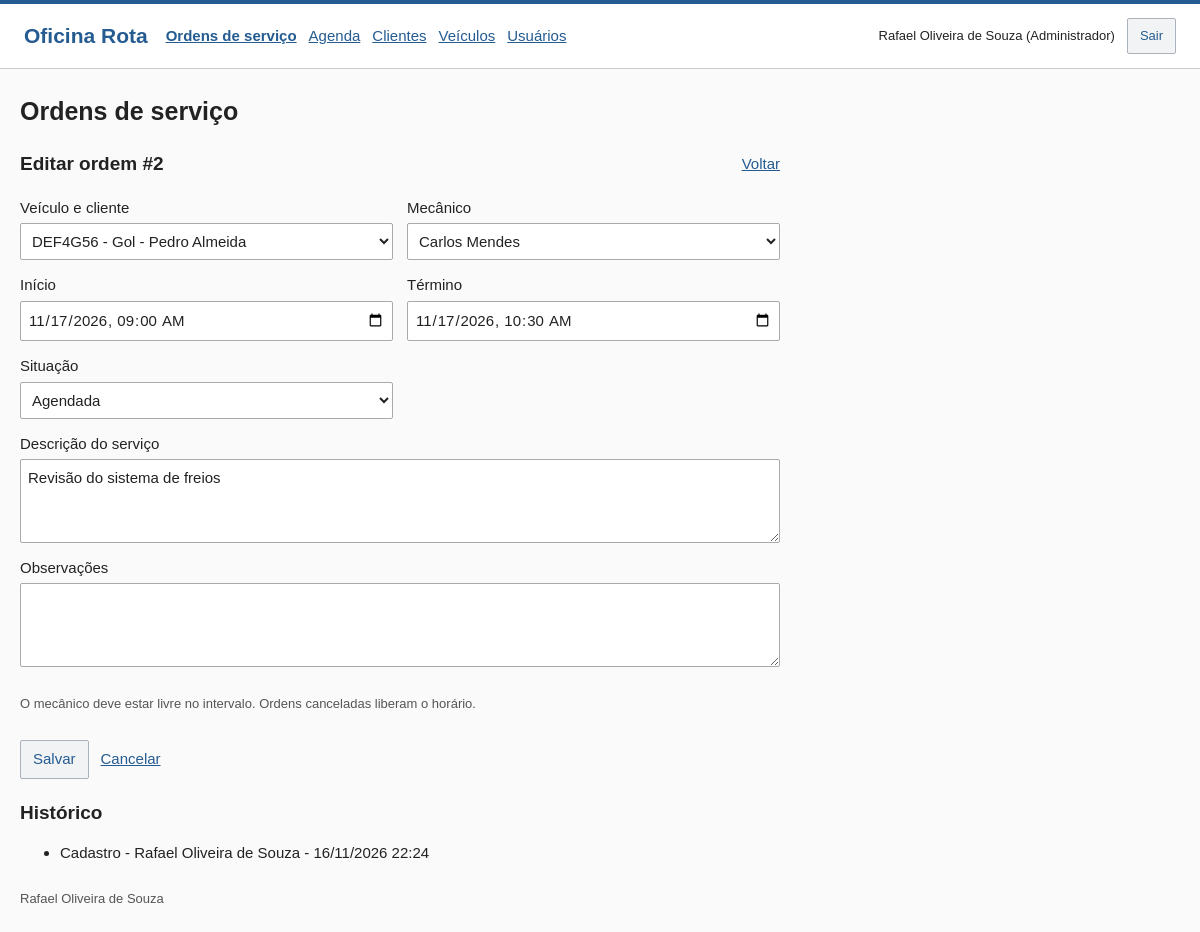
Page /index.php?pagina=ordens&editar=2 (signed in) on the committed database.
### tables this page shows
CREATE TABLE usuarios (
    id INT UNSIGNED AUTO_INCREMENT PRIMARY KEY,
    nome VARCHAR(100) NOT NULL,
    email VARCHAR(150) NOT NULL UNIQUE,
    senha VARCHAR(255) NOT NULL,
    perfil ENUM('administrador','mecanico') NOT NULL,
    ativo TINYINT(1) NOT NULL DEFAULT 1,
    criado_em TIMESTAMP NOT NULL DEFAULT CURRENT_TIMESTAMP
);

CREATE TABLE operacoes (
    id INT UNSIGNED AUTO_INCREMENT PRIMARY KEY,
    ordem_numero INT UNSIGNED NOT NULL,
    usuario_id INT UNSIGNED NOT NULL,
    acao ENUM('cadastro','atualizacao','exclusao') NOT NULL,
    antes LONGTEXT NULL,
    depois LONGTEXT NULL,
    criado_em TIMESTAMP NOT NULL DEFAULT CURRENT_TIMESTAMP,
    FOREIGN KEY (usuario_id) REFERENCES usuarios(id) ON DELETE RESTRICT,
    INDEX historico_ordem (ordem_numero)
);

### app/controllers/SistemaController.php (called while the page is built, shortened)
<?php
$pagina = texto($_GET, 'pagina', $usuario ? 'ordens' : 'login');
$editando = false;
$busca = texto($_GET, 'busca');
$data = texto($_GET, 'data', $pagina === 'agenda' ? date('Y-m-d') : '');
$isAdmin = $usuario && $usuario['perfil'] === 'administrador';
try {
    if (in_array($pagina, ['clientes', 'veiculos', 'ordens'], true) && $usuario) {
        $id = (int) texto($_GET, 'editar');
        $novo = texto($_GET, 'novo') === '1';
        $editando = $id > 0 || $novo || ($_SERVER['REQUEST_METHOD'] === 'POST' && in_array(texto($_POST, 'acao'), ['salvar_cadastro', 'salvar_ordem'], true));
        if ($editando) {
            if ($id) {
                if ($pagina === 'ordens') {
                    $historico = $oficina->todos('SELECT o.*, u.nome FROM operacoes o JOIN usuarios u ON u.id = o.usuario_id WHERE ordem_numero = ? ORDER BY o.id DESC', [$id]);
                }
            }
        }
    }
    if ($usuario && in_array($pagina, ['ordens', 'clientes', 'veiculos', 'agenda'], true)) {
        $lista = $oficina->listar($pagina === 'agenda' ? 'ordens' : $pagina, $usuario, $busca, $data, max(1, (int) texto($_GET, 'p', '1')), $pagina === 'agenda');
    }
} catch (RegraException $e) {
    http_response_code($e->status);
    $erro = $e->getMessage();
    $editando = false;
    if ($e->status === 403 || $e->status === 404) {
        $pagina = 'erro';
    }
} catch (PDOException $e) {
    error_log($e->getMessage());
    http_response_code(500);
    $erro = 'Não foi possível consultar os registros.';
    $pagina = 'erro';
}
$titulos = ['ordens' => 'Ordens de serviço', 'clientes' => 'Clientes', 'veiculos' => 'Veículos', 'agenda' => 'Agenda', 'usuarios' => 'Usuários', 'erro' => 'Acesso indisponível', 'login' => 'Login'];
$titulo = $titulos[$pagina] ?? 'Página não encontrada';
require dirname(__DIR__) . '/views/layout.php';

### public/index.php (called while the page is built, shortened)
<?php
require dirname(__DIR__) . '/app/bootstrap.php';
require dirname(__DIR__) . '/app/controllers/SistemaController.php';

### app/models/Oficina.php (called while the page is built, shortened)
<?php
class Oficina
{
    public function consulta(string $sql, array $params = []): PDOStatement
    {
        $stmt = $this->db->prepare($sql);
        $stmt->execute($params);
        return $stmt;
    }
    public function um(string $sql, array $params = []): ?array
    {
        return $this->consulta($sql, $params)->fetch() ?: null;
    }
    public function todos(string $sql, array $params = []): array
    {
        return $this->consulta($sql, $params)->fetchAll();
    }
    public function contar(string $sql, array $params = []): int
    {
        return (int) $this->consulta($sql, $params)->fetchColumn();
    }
    public function listar(string $tipo, array $usuario, string $busca, string $data, int $pagina, bool $agenda = false): array
    {
        $params = [];
        $where = ['1 = 1'];
        if ($tipo === 'ordens') {
            $from = 'ordens o JOIN veiculos v ON v.id = o.veiculo_id JOIN clientes c ON c.id = v.cliente_id JOIN usuarios u ON u.id = o.mecanico_id';
        }
        $filtro = implode(' AND ', $where);
        $total = $this->contar("SELECT COUNT(*) FROM $from WHERE $filtro", $params);
        $pagina = max(1, min($pagina, max(1, (int) ceil($total / 5))));
        return compact('itens', 'total', 'pagina');
    }
}

### app/bootstrap.php (called while the page is built, shortened)
<?php
$config = require dirname(__DIR__) . '/config/banco.php';
require __DIR__ . '/Suporte.php';
require __DIR__ . '/models/Oficina.php';
try {
    $pdo = new PDO("mysql:host={$config['host']};port={$config['porta']};dbname={$config['nome']};charset=utf8mb4", $config['usuario'], $config['senha'], [PDO::ATTR_ERRMODE => PDO::ERRMODE_EXCEPTION, PDO::ATTR_DEFAULT_FETCH_MODE => PDO::FETCH_ASSOC, PDO::ATTR_EMULATE_PREPARES => false]);
    $pdo->exec("SET time_zone = '-03:00'");
    $oficina = new Oficina($pdo);
} catch (PDOException $e) {
    error_log($e->getMessage());
    http_response_code(503);
    exit('Não foi possível conectar ao banco. Confira a senha em config/local.php, a conexão com o MySQL Server e a importação pelo Workbench descrita no README.');
}
if (isset($_SESSION['usuario_id'])) {
    $usuario = $oficina->um('SELECT id, nome, email, perfil FROM usuarios WHERE id = ? AND ativo = 1', [$_SESSION['usuario_id']]);
}

### app/views/formulario.php (the view, shortened to what this page needs)
<?php
$titulosForm = ['clientes' => 'cliente', 'veiculos' => 'veículo', 'ordens' => 'ordem'];
$tituloForm = !empty($dados['id']) ? 'Editar ' . $titulosForm[$pagina] . ' #' . texto($dados, 'id') : ['clientes' => 'Novo cliente', 'veiculos' => 'Novo veículo', 'ordens' => 'Nova ordem'][$pagina];
$parametros = !empty($dados['id']) ? ['editar' => $dados['id']] : ['novo' => 1];
?>
<section class="secao">
    <div class="secao-titulo">
        <h2><?= e($tituloForm) ?></h2>
        <a href="<?= e(url($pagina)) ?>">Voltar</a>
    </div>
    <form method="post" action="<?= e(url($pagina, $parametros)) ?>" class="formulario">
        <div class="campos">
            <?php if ($pagina === 'clientes'): ?>
                <?php
                campo('Nome', 'nome', $dados, 'text', 'required minlength="3" maxlength="100"');
                campo('Telefone com DDD', 'telefone', $dados, 'tel', 'required minlength="8" maxlength="20"');
                campo('E-mail (opcional)', 'email', $dados, 'email', 'maxlength="150"');
                ?>
            <?php elseif ($pagina === 'ordens'): ?>
                <?php if ($isAdmin): ?>
                    <?php
                    $veiculos = $oficina->todos("SELECT v.id, CONCAT(v.placa, ' - ', v.modelo, ' - ', c.nome) AS nome FROM veiculos v JOIN clientes c ON c.id = v.cliente_id ORDER BY c.nome, v.placa");
                    $mecanicos = $oficina->todos("SELECT id, nome FROM usuarios WHERE perfil = 'mecanico' AND ativo = 1 ORDER BY nome");
                    selecao('Veículo e cliente', 'veiculo_id', array_column($veiculos, 'nome', 'id'), $dados['veiculo_id'] ?? '');
                    selecao('Mecânico', 'mecanico_id', array_column($mecanicos, 'nome', 'id'), $dados['mecanico_id'] ?? '');
                    campo('Início', 'inicio', $dados, 'datetime-local', 'required');
                    campo('Término', 'fim', $dados, 'datetime-local', 'required');
                    ?>
                <?php endif; ?>
            <?php endif; ?>
        </div>
        <?php if ($pagina === 'ordens'): ?>
            <?php if ($isAdmin): ?>
                <label>Descrição do serviço
                    <textarea name="descricao" required minlength="5" maxlength="1000" rows="3"><?= e($dados['descricao'] ?? '') ?></textarea>
                </label>
            <?php endif; ?>
            <label>Observações
                <textarea name="observacoes" maxlength="2000" rows="3"><?= e($dados['observacoes'] ?? '') ?></textarea>
            </label>
            <p class="ajuda">O mecânico deve estar livre no intervalo. Ordens canceladas liberam o horário.</p>
        <?php endif; ?>
        <div class="acoes-form">
            <button type="submit">Salvar</button>
            <a href="<?= e(url($pagina)) ?>">Cancelar</a>
        </div>
    </form>
</section>
<?php if ($historico): ?>
    <section class="historico">
        <h2>Histórico</h2>
        <ul>
            <?php foreach ($historico as $evento): ?>
                <li><?= e(['cadastro' => 'Cadastro', 'atualizacao' => 'Atualização', 'exclusao' => 'Exclusão'][$evento['acao']]) ?> - <?= e($evento['nome']) ?> - <?= e(dataBr($evento['criado_em'])) ?></li>
            <?php endforeach; ?>
        </ul>
    </section>
<?php endif; ?>

### app/views/layout.php (shortened to what this page needs)
<?php
$menu = ['ordens' => 'Ordens de serviço', 'agenda' => 'Agenda', 'clientes' => 'Clientes', 'veiculos' => 'Veículos'];
if ($isAdmin) {
    $menu['usuarios'] = 'Usuários';
}
?>
<!DOCTYPE html>
<html lang="pt-BR">
<head>
    <link rel="stylesheet" href="assets/estilo.css">
</head>
<body>
    <header class="barra">
        <a class="marca" href="index.php">Oficina Rota</a>
        <?php if ($usuario): ?>
            <nav class="menu" aria-label="Principal">
                <?php foreach ($menu as $rota => $nome): ?>
                    <a href="<?= e(url($rota)) ?>" <?= $pagina === $rota ? 'aria-current="page"' : '' ?>><?= e($nome) ?></a>
                <?php endforeach; ?>
            </nav>
            <div class="conta">
                <span><?= e($usuario['nome']) ?> (<?= $isAdmin ? 'Administrador' : 'Mecânico' ?>)</span>
                <form action="<?= e(url('ordens')) ?>" method="post">
                    <button type="submit">Sair</button>
                </form>
            </div>
        <?php endif; ?>
    </header>
    <main class="conteudo <?= $pagina === 'login' ? 'login' : '' ?>">
        <div class="cabecalho">
            <h1><?= e($titulo) ?></h1>
        </div>
        <?php if ($pagina === 'login'): ?>
            <form method="post" action="<?= e(url('login')) ?>" class="formulario">
                <?= csrf() ?>
                <input type="hidden" name="acao" value="login">
                <?php campo('E-mail', 'email', $dados, 'email', 'required maxlength="150" autocomplete="username"'); ?>
                <label>Senha
                    <input name="senha" type="password" required maxlength="72" autocomplete="current-password">
                </label>
                <div><button type="submit">Entrar</button></div>
            </form>
        <?php else: ?>
            <?php
            if ($editando) {
                require __DIR__ . '/formulario.php';
            } elseif ($pagina === 'usuarios') {
                require __DIR__ . '/usuarios.php';
            } elseif ($pagina !== 'erro') {
                require __DIR__ . '/listagem.php';
            }
            ?>
        <?php endif; ?>
    </main>
    <footer>Rafael Oliveira de Souza</footer>
</body>
</html>

### public/assets/estilo.css (style rules this page uses)
* { box-sizing: border-box; }
:root { --cor: #245b91; }
body { margin: 0; background: #fafafa; color: #222; font: 15px/1.5 Arial, sans-serif; }
a { color: var(--cor); }
button, input, select, textarea { font: inherit; }
button, .botao { display: inline-block; padding: 7px 12px; border: 1px solid #aab3bb; border-radius: 2px; background: #f1f3f5; color: var(--cor); text-decoration: none; cursor: pointer; }
.barra { display: flex; align-items: center; flex-wrap: wrap; gap: 18px; padding: 14px 24px; background: #ffffff; border-top: 4px solid var(--cor); border-bottom: 1px solid #ccc; }
.marca { font-size: 21px; font-weight: bold; text-decoration: none; }
.menu, .conta, .acoes, .acoes-form { display: flex; align-items: center; flex-wrap: wrap; gap: 12px; }
.menu a[aria-current] { font-weight: bold; }
.conta { margin-left: auto; font-size: 13px; }
.conteudo, footer { max-width: 1200px; margin: 24px auto; padding: 0 20px; }
.cabecalho, .secao-titulo { display: flex; align-items: center; justify-content: space-between; flex-wrap: wrap; gap: 12px; margin-bottom: 18px; }
h1 { margin: 0; font-size: 25px; }
h2 { margin: 0 0 14px; font-size: 19px; }
.secao-titulo h2 { margin: 0; }
.secao-titulo { max-width: 760px; }
.secao, .historico { margin: 20px 0; }
.formulario { display: grid; gap: 14px; max-width: 760px; }
.campos { display: grid; grid-template-columns: repeat(2, minmax(0, 1fr)); gap: 14px; }
label { display: block; }
input, select, textarea { display: block; width: 100%; min-height: 37px; margin-top: 4px; padding: 7px; border: 1px solid #aaa; border-radius: 2px; background: white; color: #222; }
textarea { resize: vertical; }
.ajuda, footer { color: #555; font-size: 13px; }

### rows in the picture
usuarios: nome "Rafael Oliveira de Souza"
operacoes: acao "Cadastro", usuario.nome "Rafael Oliveira de Souza", criado_em "16/11/2026 22:24"

### other values in the picture
$nome "Ordens de serviço"
$nome "Agenda"
$nome "Clientes"
$nome "Veículos"
$nome "Usuários"
$titulo "Ordens de serviço"
$tituloForm "Editar ordem #2"
$rotulo "Veículo e cliente Mecânico Situação"
$rotulo "Início Término"
form field veiculo_id "DEF4G56 - Gol - Pedro Almeida"
form field mecanico_id "Carlos Mendes"
form field situacao "Agendada"
